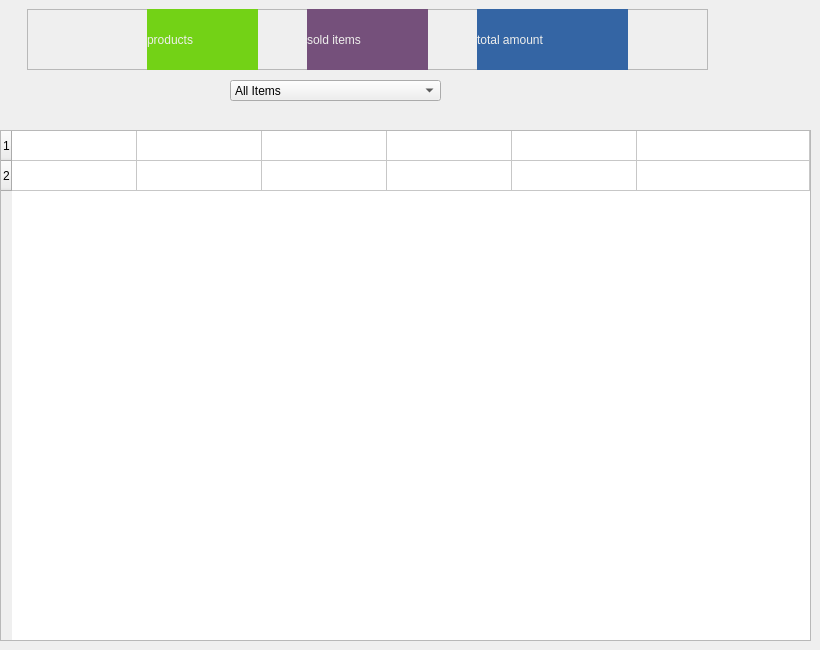
         <widget class="QWidget" name="tab">
          <attribute name="title">
           <string>Tab 1</string>
          </attribute>
          <widget class="QFrame" name="frame_4">
           <property name="geometry">
            <rect>
             <x>27</x>
             <y>9</y>
             <width>681</width>
             <height>61</height>
            </rect>
           </property>
           <property name="frameShape">
            <enum>QFrame::StyledPanel</enum>
           </property>
           <property name="frameShadow">
            <enum>QFrame::Raised</enum>
           </property>
           <widget class="QLabel" name="label_3">
            <property name="geometry">
             <rect>
              <x>120</x>
              <y>0</y>
              <width>111</width>
              <height>61</height>
             </rect>
            </property>
            <property name="styleSheet">
             <string notr="true">background-color: rgb(115, 210, 22);
color: rgb(238, 238, 236);
font: 18pt &quot;Ubuntu&quot;;</string>
            </property>
            <property name="text">
             <string>products</string>
            </property>
           </widget>
           <widget class="QLabel" name="label_4">
            <property name="geometry">
             <rect>
              <x>280</x>
              <y>0</y>
              <width>121</width>
              <height>61</height>
             </rect>
            </property>
            <property name="styleSheet">
             <string notr="true">background-color: rgb(117, 80, 123);
color: rgb(238, 238, 236);
font: 18pt &quot;Ubuntu&quot;;</string>
            </property>
            <property name="text">
             <string>sold items</string>
            </property>
           </widget>
           <widget class="QLabel" name="label_5">
            <property name="geometry">
             <rect>
              <x>450</x>
              <y>0</y>
              <width>151</width>
              <height>61</height>
             </rect>
            </property>
            <property name="styleSheet">
             <string notr="true">background-color: rgb(52, 101, 164);
color: rgb(238, 238, 236);
font: 18pt &quot;Ubuntu&quot;;</string>
            </property>
            <property name="text">
             <string>total amount</string>
            </property>
           </widget>
          </widget>
          <widget class="QTableWidget" name="tableWidget">
           <property name="geometry">
            <rect>
             <x>0</x>
             <y>130</y>
             <width>811</width>
             <height>511</height>
            </rect>
           </property>
           <property name="sizePolicy">
            <sizepolicy hsizetype="Expanding" vsizetype="Expanding">
             <horstretch>0</horstretch>
             <verstretch>0</verstretch>
            </sizepolicy>
           </property>
           <property name="verticalScrollBarPolicy">
            <enum>Qt::ScrollBarAsNeeded</enum>
           </property>
           <property name="sizeAdjustPolicy">
            <enum>QAbstractScrollArea::AdjustToContentsOnFirstShow</enum>
           </property>
           <property name="rowCount">
            <number>2</number>
           </property>
           <property name="columnCount">
            <number>6</number>
           </property>
           <attribute name="horizontalHeaderVisible">
            <bool>false</bool>
           </attribute>
           <attribute name="horizontalHeaderCascadingSectionResizes">
            <bool>true</bool>
           </attribute>
           <attribute name="horizontalHeaderDefaultSectionSize">
            <number>125</number>
           </attribute>
           <attribute name="horizontalHeaderShowSortIndicator" stdset="0">
            <bool>true</bool>
           </attribute>
           <attribute name="horizontalHeaderStretchLastSection">
            <bool>true</bool>
           </attribute>
           <attribute name="verticalHeaderCascadingSectionResizes">
            <bool>false</bool>
           </attribute>
           <row/>
           <row/>
           <column>
            <property name="text">
             <string>Item code</string>
            </property>
           </column>
           <column>
            <property name="text">
             <string>Item Name</string>
            </property>
           </column>
           <column>
            <property name="text">
             <string>In Hand</string>
            </property>
           </column>
           <column>
            <property name="text">
             <string>Selling Price/item</string>
            </property>
           </column>
           <column>
            <property name="text">
             <string>Initial Cost</string>
            </property>
           </column>
           <column>
            <property name="text">
             <string>Category</string>
            </property>
           </column>
          </widget>
          <widget class="QComboBox" name="comboBox">
           <property name="geometry">
            <rect>
             <x>230</x>
             <y>80</y>
             <width>211</width>
             <height>21</height>
            </rect>
           </property>
           <item>
            <property name="text">
             <string>All Items</string>
            </property>
           </item>
           <item>
            <property name="text">
             <string>2</string>
            </property>
           </item>
           <item>
            <property name="text">
             <string>5</string>
            </property>
           </item>
           <item>
            <property name="text">
             <string>10</string>
            </property>
           </item>
          </widget>
         </widget>
